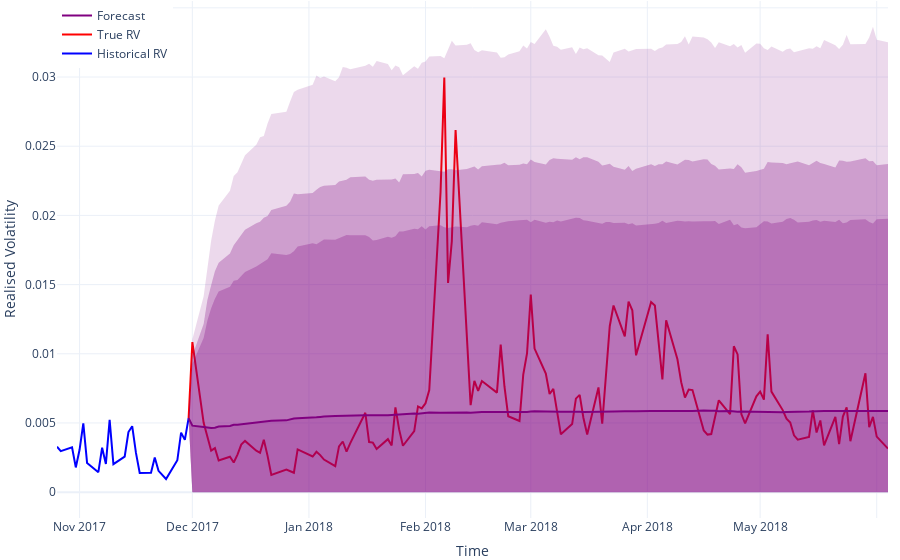

Here is the notebook cell this chart was saved with:
### Code cell
# time = "2013-07-11"
# time = "2015-09-01"
time = "2017-11-30"
vix = False
nb = Notebook(
	time=time,
	model=Heston(parameters={}),
	use_optimal_spx_params=not vix,
)

print(nb.model.convert_parameters_to_market_measure(nb.time, nb.underlying, nb.volatility_underlying))

simulation_length = 1 / 2
historical_period = 0.1
forecast_confidences = [0.9, 0.95, 0.99]
performance, prediction_interval_accuracies = nb.plot_forecast(
	simulation_length=simulation_length,
	historical_period=historical_period,
	forecast_confidences=forecast_confidences,
	config={
		"toImageButtonOptions": {
			"format": "svg",  # one of png, svg, jpeg, webp
			"filename": "heston intervals",
			"height": 400,
			"width": 400,
			"scale": 1,  # Multiply title/legend/axis/canvas sizes by this factor
		}
	},
)

print(performance)
print(prediction_interval_accuracies)
print(" & ".join([str(round(a * 1000, 3)) for a in performance.values()]))
